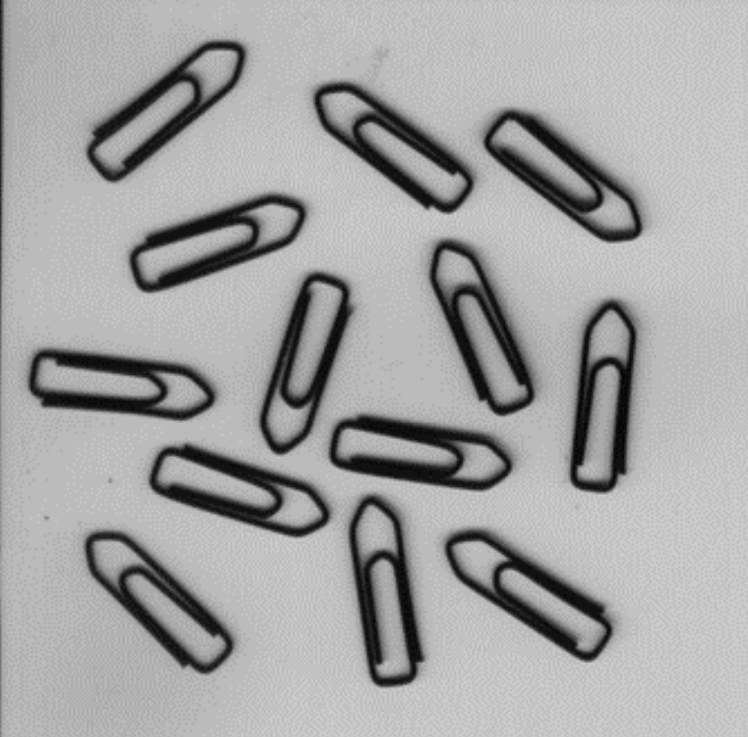
//> input picture countsClips/bulid/11.png, 748 x 737 px
$ ./main   (built with g++ and OpenCV 4)
//> lines starting //> are read from the running program, lines starting //| are printed output that depends on the picture; after the words box and inside, x2 and y2 are one past the last pixel; in counts of white or black regions, pixels touching at a corner belong together
#include <opencv2/opencv.hpp>
#include <iostream>
using namespace std;
using namespace cv;

int main(int argc, char ** argv)
{
    Mat src, dst;
    src = imread("11.png");
//> src is the input picture: 737 rows x 748 cols, CV_8UC3; min 4, max 204, mean 164.5
    if(src.empty()) cout << "Failed to open the picture." << endl;
    cvtColor(src, dst, COLOR_BGR2GRAY);
    threshold(dst,dst,100,255,THRESH_BINARY_INV);
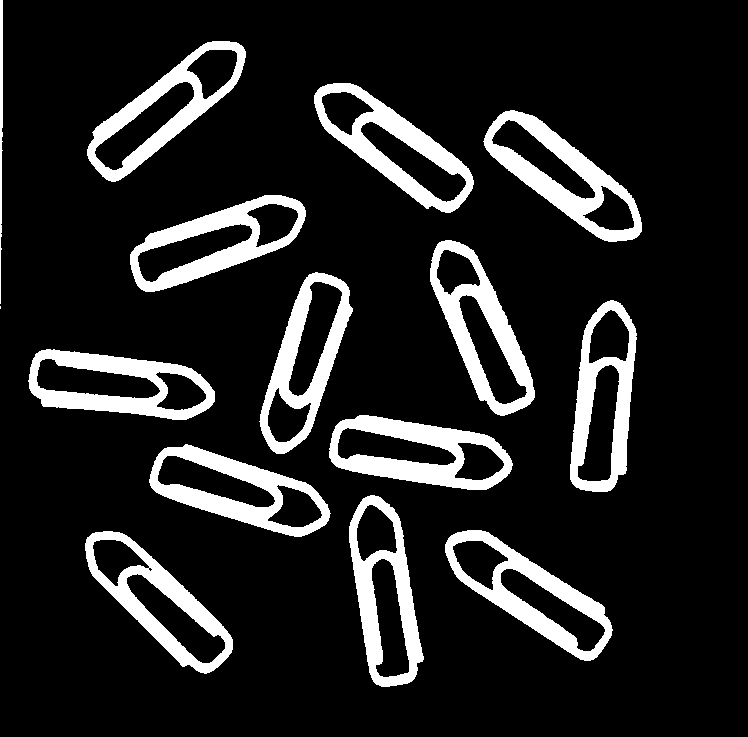
//> dst: 737 rows x 748 cols, CV_8UC1; 13.3% white; 15 white regions (1 under 20 px), largest, box (x1, y1, x2, y2) and area: (483, 110, 642, 242) 6091, (329, 415, 513, 490) 6083, (314, 83, 474, 213) 5766
    Mat element = getStructuringElement(MORPH_ELLIPSE, Point(5,5));
    morphologyEx(dst,dst,MORPH_OPEN,element);//开运算去小白点
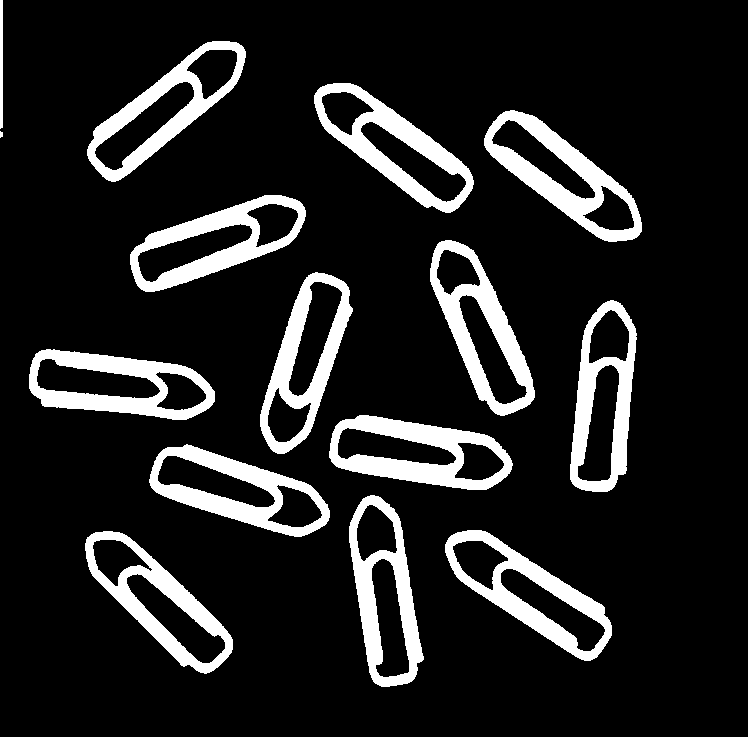
//> dst: 737 rows x 748 cols, CV_8UC1; 13.3% white; 15 white regions (1 under 20 px), largest, box (x1, y1, x2, y2) and area: (484, 110, 642, 242) 6082, (329, 415, 513, 490) 6077, (314, 83, 474, 213) 5758
    imshow("1",dst);
    Mat labels, stats, centroids;
    int n,m=0;
    n = connectedComponentsWithStats(dst, labels, stats, centroids);
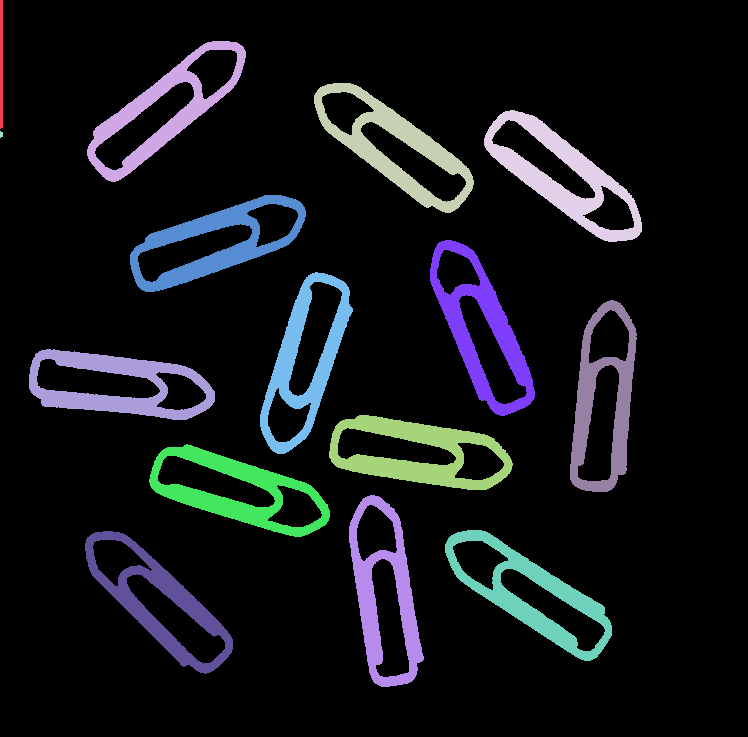
//> labels: 737 rows x 748 cols, CV_32SC1; 16 distinct labels, from 0 to 15; one colour per label, 0 black
//> n = 16; stats = 16 rows, first 6: [0, 0, 748, 737, 478138], [0, 0, 3, 129, 385], [87, 41, 159, 141, 5312], [314, 83, 160, 130, 5758], [484, 110, 158, 132, 6082], [0, 131, 3, 7, 17]; centroids = 16 rows, first 8: [376.8, 367.3], [0.997, 63.67], [163.3, 110.3], [394.2, 146.1], [562.2, 176], [0.882, 134], [214.8, 242.1], [481.2, 329.3]
    for (int i=1; i<n; i++){
        int s = stats.at<int>(i, CC_STAT_AREA);
        if (s>5000) m++;//面积到达一定值才计数
    }
//> this loop made 15 passes
//> s on passes 1 to 12: 385, 5312, 5758, 6082, 17, 5555, 5682, 5327, 5264, 5639, 6077, 5601
//> after the loop, m = 13
    cout << m << endl;
//| 13
    waitKey(0);
    return 0;
}
